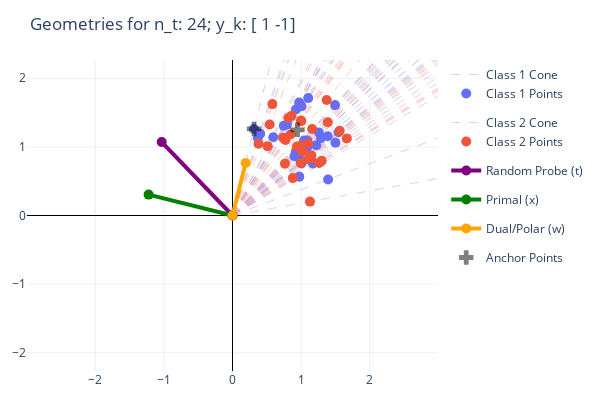
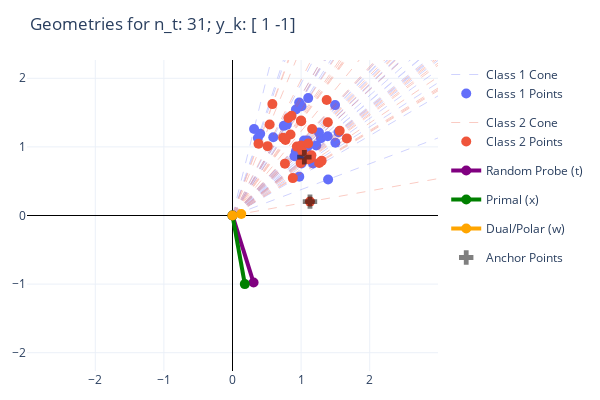
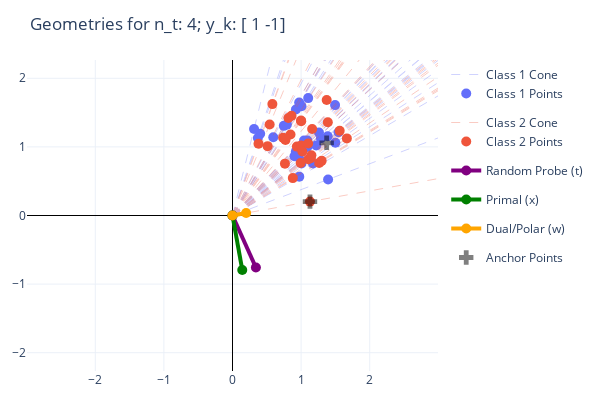
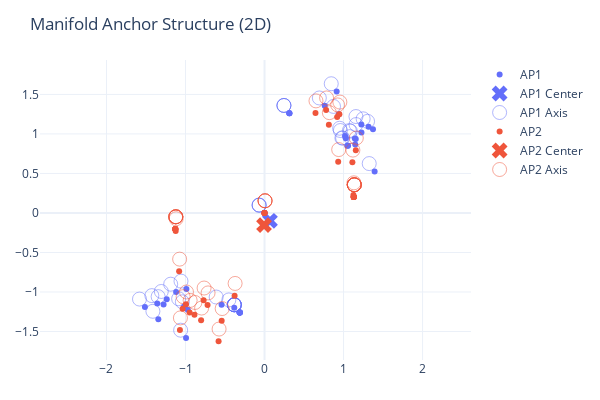

The cell these charts' notebook holds for them, in order:
### Code cell
for f in fn_figs:
    f.show()

### Figure 1 — Plotly figure (JSON) as saved in the notebook; plotly's stock layout.template omitted (floating-point values rounded to 4 significant figures)
{"data": [{"hoverinfo": "skip", "legendgroup": "group0", "line": {"color": "#636EFA", "dash": "dash", "width": 1}, "mode": "lines", "name": "Class 1 Cone", "opacity": 0.3, "type": "scatter", "x": [0.0, 6.129, NaN, 0.0, 7.78, NaN, 0.0, 7.231, NaN, 0.0, 6.118, NaN, 0.0, 8.544, NaN, 0.0, 7.23, NaN, 0.0, 6.669, NaN, 0.0, 7.316, NaN, 0.0, 6.636, NaN, 0.0, 6.591, NaN, 0.0, 6.915, NaN, 0.0, 2.677, NaN, 0.0, 9.946, NaN, 0.0, 6.626, NaN, 0.0, 4.96, NaN, 0.0, 6.671, NaN, 0.0, 5.259, NaN, 0.0, 2.454, NaN, 0.0, 3.942, NaN, 0.0, 5.992, NaN, 0.0, 9.242, NaN, 0.0, 9.201, NaN, 0.0, 8.361, NaN, 0.0, 9.914, NaN, 0.0, 6.446, NaN, 0.0, 6.455, NaN, 0.0, 8.093, NaN, 0.0, 6.377, NaN, 0.0, 10.25, NaN, 0.0, 2.083, NaN], "y": [0.0, 10.24, NaN, 0.0, 5.026, NaN, 0.0, 7.251, NaN, 0.0, 6.148, NaN, 0.0, 7.478, NaN, 0.0, 6.627, NaN, 0.0, 5.032, NaN, 0.0, 11.35, NaN, 0.0, 6.117, NaN, 0.0, 5.267, NaN, 0.0, 7.253, NaN, 0.0, 7.906, NaN, 0.0, 7.037, NaN, 0.0, 5.171, NaN, 0.0, 8.664, NaN, 0.0, 10.56, NaN, 0.0, 8.788, NaN, 0.0, 7.491, NaN, 0.0, 7.57, NaN, 0.0, 5.734, NaN, 0.0, 3.487, NaN, 0.0, 7.667, NaN, 0.0, 8.026, NaN, 0.0, 10.67, NaN, 0.0, 10.92, NaN, 0.0, 3.756, NaN, 0.0, 6.768, NaN, 0.0, 6.639, NaN, 0.0, 8.053, NaN, 0.0, 8.365, NaN]}, {"legendgroup": "group0", "marker": {"color": "#636EFA", "size": 10}, "mode": "markers", "name": "Class 1 Points", "type": "scatter", "x": [0.9239, 1.173, 1.09, 0.9223, 1.288, 1.09, 1.005, 1.103, 1.0, 0.9936, 1.042, 0.4035, 1.499, 0.9989, 0.7478, 1.006, 0.7928, 0.3699, 0.5943, 0.9034, 1.393, 1.387, 1.26, 1.495, 0.9718, 0.9731, 1.22, 0.9614, 1.545, 0.314], "y": [1.544, 0.7578, 1.093, 0.9268, 1.127, 0.9991, 0.7587, 1.711, 0.9222, 0.794, 1.093, 1.192, 1.061, 0.7795, 1.306, 1.593, 1.325, 1.129, 1.141, 0.8645, 0.5256, 1.156, 1.21, 1.609, 1.647, 0.5663, 1.02, 1.001, 1.214, 1.261]}, {"hoverinfo": "skip", "legendgroup": "group1", "line": {"color": "#EF553B", "dash": "dash", "width": 1}, "mode": "lines", "name": "Class 2 Cone", "opacity": 0.3, "type": "scatter", "x": [0.0, 11.06, NaN, 0.0, 5.121, NaN, 0.0, 6.224, NaN, 0.0, 8.378, NaN, 0.0, 5.608, NaN, 0.0, 7.328, NaN, 0.0, 3.594, NaN, 0.0, 6.588, NaN, 0.0, 7.57, NaN, 0.0, 6.643, NaN, 0.0, 4.893, NaN, 0.0, 5.069, NaN, 0.0, 7.7, NaN, 0.0, 10.36, NaN, 0.0, 5.407, NaN, 0.0, 3.856, NaN, 0.0, 5.831, NaN, 0.0, 5.706, NaN, 0.0, 7.49, NaN, 0.0, 2.512, NaN, 0.0, 9.215, NaN, 0.0, 5.096, NaN, 0.0, 6.621, NaN, 0.0, 7.628, NaN, 0.0, 6.632, NaN, 0.0, 7.315, NaN, 0.0, 8.618, NaN, 0.0, 9.106, NaN, 0.0, 6.753, NaN, 0.0, 3.393, NaN], "y": [0.0, 7.452, NaN, 0.0, 7.294, NaN, 0.0, 6.658, NaN, 0.0, 5.084, NaN, 0.0, 7.833, NaN, 0.0, 5.432, NaN, 0.0, 8.794, NaN, 0.0, 5.082, NaN, 0.0, 5.534, NaN, 0.0, 9.12, NaN, 0.0, 7.515, NaN, 0.0, 5.012, NaN, 0.0, 8.364, NaN, 0.0, 8.2, NaN, 0.0, 9.42, NaN, 0.0, 10.77, NaN, 0.0, 3.616, NaN, 0.0, 9.638, NaN, 0.0, 1.344, NaN, 0.0, 6.939, NaN, 0.0, 9.022, NaN, 0.0, 7.399, NaN, 0.0, 9.179, NaN, 0.0, 5.823, NaN, 0.0, 6.775, NaN, 0.0, 6.964, NaN, 0.0, 5.282, NaN, 0.0, 11.17, NaN, 0.0, 6.191, NaN, 0.0, 6.705, NaN]}, {"legendgroup": "group1", "marker": {"color": "#EF553B", "size": 10}, "mode": "markers", "name": "Class 2 Points", "type": "scatter", "x": [1.667, 0.7721, 0.9383, 1.263, 0.8455, 1.105, 0.5419, 0.9932, 1.141, 1.001, 0.7377, 0.7642, 1.161, 1.562, 0.8151, 0.5813, 0.879, 0.8603, 1.129, 0.3788, 1.389, 0.7683, 0.9982, 1.15, 0.9999, 1.103, 1.299, 1.373, 1.018, 0.5115], "y": [1.123, 1.1, 1.004, 0.7664, 1.181, 0.8189, 1.326, 0.7662, 0.8343, 1.375, 1.133, 0.7556, 1.261, 1.236, 1.42, 1.623, 0.5451, 1.453, 0.2026, 1.046, 1.36, 1.115, 1.384, 0.8779, 1.021, 1.05, 0.7963, 1.684, 0.9334, 1.011]}, {"line": {"color": "purple", "width": 4}, "marker": {"color": "purple", "size": 10, "symbol": "circle"}, "mode": "lines+markers", "name": "Random Probe (t)", "type": "scatter", "x": [0.0, -1.032], "y": [0.0, 1.071]}, {"line": {"color": "green", "width": 4}, "marker": {"color": "green", "size": 10, "symbol": "circle"}, "mode": "lines+markers", "name": "Primal (x)", "type": "scatter", "x": [0.0, -1.223], "y": [0.0, 0.3044]}, {"line": {"color": "orange", "width": 4}, "marker": {"color": "orange", "size": 10, "symbol": "circle"}, "mode": "lines+markers", "name": "Dual/Polar (w)", "type": "scatter", "x": [0.0, 0.1908], "y": [0.0, 0.7662]}, {"marker": {"color": "black", "opacity": 0.5, "size": 12, "symbol": "cross"}, "mode": "markers", "name": "Anchor Points", "type": "scatter", "x": [0.314, 0.9469], "y": [1.261, 1.249]}], "layout": {"height": 400, "margin": {"b": 20, "l": 20, "r": 20, "t": 60}, "title": {"text": "Geometries for n_t: 24; y_k: [ 1 -1]"}, "width": 600, "xaxis": {"range": [-2.211, 2.211], "zeroline": true, "zerolinecolor": "black", "zerolinewidth": 1}, "yaxis": {"range": [-2.211, 2.211], "scaleanchor": "x", "scaleratio": 1, "zeroline": true, "zerolinecolor": "black", "zerolinewidth": 1}}}

### Figure 2 — Plotly figure (JSON) as saved in the notebook; plotly's stock layout.template omitted (floating-point values rounded to 4 significant figures)
{"data": [{"hoverinfo": "skip", "legendgroup": "group0", "line": {"color": "#636EFA", "dash": "dash", "width": 1}, "mode": "lines", "name": "Class 1 Cone", "opacity": 0.3, "type": "scatter", "x": [0.0, 6.129, NaN, 0.0, 7.78, NaN, 0.0, 7.231, NaN, 0.0, 6.118, NaN, 0.0, 8.544, NaN, 0.0, 7.23, NaN, 0.0, 6.669, NaN, 0.0, 7.316, NaN, 0.0, 6.636, NaN, 0.0, 6.591, NaN, 0.0, 6.915, NaN, 0.0, 2.677, NaN, 0.0, 9.946, NaN, 0.0, 6.626, NaN, 0.0, 4.96, NaN, 0.0, 6.671, NaN, 0.0, 5.259, NaN, 0.0, 2.454, NaN, 0.0, 3.942, NaN, 0.0, 5.992, NaN, 0.0, 9.242, NaN, 0.0, 9.201, NaN, 0.0, 8.361, NaN, 0.0, 9.914, NaN, 0.0, 6.446, NaN, 0.0, 6.455, NaN, 0.0, 8.093, NaN, 0.0, 6.377, NaN, 0.0, 10.25, NaN, 0.0, 2.083, NaN], "y": [0.0, 10.24, NaN, 0.0, 5.026, NaN, 0.0, 7.251, NaN, 0.0, 6.148, NaN, 0.0, 7.478, NaN, 0.0, 6.627, NaN, 0.0, 5.032, NaN, 0.0, 11.35, NaN, 0.0, 6.117, NaN, 0.0, 5.267, NaN, 0.0, 7.253, NaN, 0.0, 7.906, NaN, 0.0, 7.037, NaN, 0.0, 5.171, NaN, 0.0, 8.664, NaN, 0.0, 10.56, NaN, 0.0, 8.788, NaN, 0.0, 7.491, NaN, 0.0, 7.57, NaN, 0.0, 5.734, NaN, 0.0, 3.487, NaN, 0.0, 7.667, NaN, 0.0, 8.026, NaN, 0.0, 10.67, NaN, 0.0, 10.92, NaN, 0.0, 3.756, NaN, 0.0, 6.768, NaN, 0.0, 6.639, NaN, 0.0, 8.053, NaN, 0.0, 8.365, NaN]}, {"legendgroup": "group0", "marker": {"color": "#636EFA", "size": 10}, "mode": "markers", "name": "Class 1 Points", "type": "scatter", "x": [0.9239, 1.173, 1.09, 0.9223, 1.288, 1.09, 1.005, 1.103, 1.0, 0.9936, 1.042, 0.4035, 1.499, 0.9989, 0.7478, 1.006, 0.7928, 0.3699, 0.5943, 0.9034, 1.393, 1.387, 1.26, 1.495, 0.9718, 0.9731, 1.22, 0.9614, 1.545, 0.314], "y": [1.544, 0.7578, 1.093, 0.9268, 1.127, 0.9991, 0.7587, 1.711, 0.9222, 0.794, 1.093, 1.192, 1.061, 0.7795, 1.306, 1.593, 1.325, 1.129, 1.141, 0.8645, 0.5256, 1.156, 1.21, 1.609, 1.647, 0.5663, 1.02, 1.001, 1.214, 1.261]}, {"hoverinfo": "skip", "legendgroup": "group1", "line": {"color": "#EF553B", "dash": "dash", "width": 1}, "mode": "lines", "name": "Class 2 Cone", "opacity": 0.3, "type": "scatter", "x": [0.0, 11.06, NaN, 0.0, 5.121, NaN, 0.0, 6.224, NaN, 0.0, 8.378, NaN, 0.0, 5.608, NaN, 0.0, 7.328, NaN, 0.0, 3.594, NaN, 0.0, 6.588, NaN, 0.0, 7.57, NaN, 0.0, 6.643, NaN, 0.0, 4.893, NaN, 0.0, 5.069, NaN, 0.0, 7.7, NaN, 0.0, 10.36, NaN, 0.0, 5.407, NaN, 0.0, 3.856, NaN, 0.0, 5.831, NaN, 0.0, 5.706, NaN, 0.0, 7.49, NaN, 0.0, 2.512, NaN, 0.0, 9.215, NaN, 0.0, 5.096, NaN, 0.0, 6.621, NaN, 0.0, 7.628, NaN, 0.0, 6.632, NaN, 0.0, 7.315, NaN, 0.0, 8.618, NaN, 0.0, 9.106, NaN, 0.0, 6.753, NaN, 0.0, 3.393, NaN], "y": [0.0, 7.452, NaN, 0.0, 7.294, NaN, 0.0, 6.658, NaN, 0.0, 5.084, NaN, 0.0, 7.833, NaN, 0.0, 5.432, NaN, 0.0, 8.794, NaN, 0.0, 5.082, NaN, 0.0, 5.534, NaN, 0.0, 9.12, NaN, 0.0, 7.515, NaN, 0.0, 5.012, NaN, 0.0, 8.364, NaN, 0.0, 8.2, NaN, 0.0, 9.42, NaN, 0.0, 10.77, NaN, 0.0, 3.616, NaN, 0.0, 9.638, NaN, 0.0, 1.344, NaN, 0.0, 6.939, NaN, 0.0, 9.022, NaN, 0.0, 7.399, NaN, 0.0, 9.179, NaN, 0.0, 5.823, NaN, 0.0, 6.775, NaN, 0.0, 6.964, NaN, 0.0, 5.282, NaN, 0.0, 11.17, NaN, 0.0, 6.191, NaN, 0.0, 6.705, NaN]}, {"legendgroup": "group1", "marker": {"color": "#EF553B", "size": 10}, "mode": "markers", "name": "Class 2 Points", "type": "scatter", "x": [1.667, 0.7721, 0.9383, 1.263, 0.8455, 1.105, 0.5419, 0.9932, 1.141, 1.001, 0.7377, 0.7642, 1.161, 1.562, 0.8151, 0.5813, 0.879, 0.8603, 1.129, 0.3788, 1.389, 0.7683, 0.9982, 1.15, 0.9999, 1.103, 1.299, 1.373, 1.018, 0.5115], "y": [1.123, 1.1, 1.004, 0.7664, 1.181, 0.8189, 1.326, 0.7662, 0.8343, 1.375, 1.133, 0.7556, 1.261, 1.236, 1.42, 1.623, 0.5451, 1.453, 0.2026, 1.046, 1.36, 1.115, 1.384, 0.8779, 1.021, 1.05, 0.7963, 1.684, 0.9334, 1.011]}, {"line": {"color": "purple", "width": 4}, "marker": {"color": "purple", "size": 10, "symbol": "circle"}, "mode": "lines+markers", "name": "Random Probe (t)", "type": "scatter", "x": [0.0, 0.3071], "y": [0.0, -0.9768]}, {"line": {"color": "green", "width": 4}, "marker": {"color": "green", "size": 10, "symbol": "circle"}, "mode": "lines+markers", "name": "Primal (x)", "type": "scatter", "x": [0.0, 0.1794], "y": [0.0, -0.9997]}, {"line": {"color": "orange", "width": 4}, "marker": {"color": "orange", "size": 10, "symbol": "circle"}, "mode": "lines+markers", "name": "Dual/Polar (w)", "type": "scatter", "x": [0.0, 0.1277], "y": [0.0, 0.02284]}, {"marker": {"color": "black", "opacity": 0.5, "size": 12, "symbol": "cross"}, "mode": "markers", "name": "Anchor Points", "type": "scatter", "x": [1.047, 1.129], "y": [0.8497, 0.2026]}], "layout": {"height": 400, "margin": {"b": 20, "l": 20, "r": 20, "t": 60}, "title": {"text": "Geometries for n_t: 31; y_k: [ 1 -1]"}, "width": 600, "xaxis": {"range": [-2.211, 2.211], "zeroline": true, "zerolinecolor": "black", "zerolinewidth": 1}, "yaxis": {"range": [-2.211, 2.211], "scaleanchor": "x", "scaleratio": 1, "zeroline": true, "zerolinecolor": "black", "zerolinewidth": 1}}}

### Figure 3 — Plotly figure (JSON) as saved in the notebook; plotly's stock layout.template omitted (floating-point values rounded to 4 significant figures)
{"data": [{"hoverinfo": "skip", "legendgroup": "group0", "line": {"color": "#636EFA", "dash": "dash", "width": 1}, "mode": "lines", "name": "Class 1 Cone", "opacity": 0.3, "type": "scatter", "x": [0.0, 6.129, NaN, 0.0, 7.78, NaN, 0.0, 7.231, NaN, 0.0, 6.118, NaN, 0.0, 8.544, NaN, 0.0, 7.23, NaN, 0.0, 6.669, NaN, 0.0, 7.316, NaN, 0.0, 6.636, NaN, 0.0, 6.591, NaN, 0.0, 6.915, NaN, 0.0, 2.677, NaN, 0.0, 9.946, NaN, 0.0, 6.626, NaN, 0.0, 4.96, NaN, 0.0, 6.671, NaN, 0.0, 5.259, NaN, 0.0, 2.454, NaN, 0.0, 3.942, NaN, 0.0, 5.992, NaN, 0.0, 9.242, NaN, 0.0, 9.201, NaN, 0.0, 8.361, NaN, 0.0, 9.914, NaN, 0.0, 6.446, NaN, 0.0, 6.455, NaN, 0.0, 8.093, NaN, 0.0, 6.377, NaN, 0.0, 10.25, NaN, 0.0, 2.083, NaN], "y": [0.0, 10.24, NaN, 0.0, 5.026, NaN, 0.0, 7.251, NaN, 0.0, 6.148, NaN, 0.0, 7.478, NaN, 0.0, 6.627, NaN, 0.0, 5.032, NaN, 0.0, 11.35, NaN, 0.0, 6.117, NaN, 0.0, 5.267, NaN, 0.0, 7.253, NaN, 0.0, 7.906, NaN, 0.0, 7.037, NaN, 0.0, 5.171, NaN, 0.0, 8.664, NaN, 0.0, 10.56, NaN, 0.0, 8.788, NaN, 0.0, 7.491, NaN, 0.0, 7.57, NaN, 0.0, 5.734, NaN, 0.0, 3.487, NaN, 0.0, 7.667, NaN, 0.0, 8.026, NaN, 0.0, 10.67, NaN, 0.0, 10.92, NaN, 0.0, 3.756, NaN, 0.0, 6.768, NaN, 0.0, 6.639, NaN, 0.0, 8.053, NaN, 0.0, 8.365, NaN]}, {"legendgroup": "group0", "marker": {"color": "#636EFA", "size": 10}, "mode": "markers", "name": "Class 1 Points", "type": "scatter", "x": [0.9239, 1.173, 1.09, 0.9223, 1.288, 1.09, 1.005, 1.103, 1.0, 0.9936, 1.042, 0.4035, 1.499, 0.9989, 0.7478, 1.006, 0.7928, 0.3699, 0.5943, 0.9034, 1.393, 1.387, 1.26, 1.495, 0.9718, 0.9731, 1.22, 0.9614, 1.545, 0.314], "y": [1.544, 0.7578, 1.093, 0.9268, 1.127, 0.9991, 0.7587, 1.711, 0.9222, 0.794, 1.093, 1.192, 1.061, 0.7795, 1.306, 1.593, 1.325, 1.129, 1.141, 0.8645, 0.5256, 1.156, 1.21, 1.609, 1.647, 0.5663, 1.02, 1.001, 1.214, 1.261]}, {"hoverinfo": "skip", "legendgroup": "group1", "line": {"color": "#EF553B", "dash": "dash", "width": 1}, "mode": "lines", "name": "Class 2 Cone", "opacity": 0.3, "type": "scatter", "x": [0.0, 11.06, NaN, 0.0, 5.121, NaN, 0.0, 6.224, NaN, 0.0, 8.378, NaN, 0.0, 5.608, NaN, 0.0, 7.328, NaN, 0.0, 3.594, NaN, 0.0, 6.588, NaN, 0.0, 7.57, NaN, 0.0, 6.643, NaN, 0.0, 4.893, NaN, 0.0, 5.069, NaN, 0.0, 7.7, NaN, 0.0, 10.36, NaN, 0.0, 5.407, NaN, 0.0, 3.856, NaN, 0.0, 5.831, NaN, 0.0, 5.706, NaN, 0.0, 7.49, NaN, 0.0, 2.512, NaN, 0.0, 9.215, NaN, 0.0, 5.096, NaN, 0.0, 6.621, NaN, 0.0, 7.628, NaN, 0.0, 6.632, NaN, 0.0, 7.315, NaN, 0.0, 8.618, NaN, 0.0, 9.106, NaN, 0.0, 6.753, NaN, 0.0, 3.393, NaN], "y": [0.0, 7.452, NaN, 0.0, 7.294, NaN, 0.0, 6.658, NaN, 0.0, 5.084, NaN, 0.0, 7.833, NaN, 0.0, 5.432, NaN, 0.0, 8.794, NaN, 0.0, 5.082, NaN, 0.0, 5.534, NaN, 0.0, 9.12, NaN, 0.0, 7.515, NaN, 0.0, 5.012, NaN, 0.0, 8.364, NaN, 0.0, 8.2, NaN, 0.0, 9.42, NaN, 0.0, 10.77, NaN, 0.0, 3.616, NaN, 0.0, 9.638, NaN, 0.0, 1.344, NaN, 0.0, 6.939, NaN, 0.0, 9.022, NaN, 0.0, 7.399, NaN, 0.0, 9.179, NaN, 0.0, 5.823, NaN, 0.0, 6.775, NaN, 0.0, 6.964, NaN, 0.0, 5.282, NaN, 0.0, 11.17, NaN, 0.0, 6.191, NaN, 0.0, 6.705, NaN]}, {"legendgroup": "group1", "marker": {"color": "#EF553B", "size": 10}, "mode": "markers", "name": "Class 2 Points", "type": "scatter", "x": [1.667, 0.7721, 0.9383, 1.263, 0.8455, 1.105, 0.5419, 0.9932, 1.141, 1.001, 0.7377, 0.7642, 1.161, 1.562, 0.8151, 0.5813, 0.879, 0.8603, 1.129, 0.3788, 1.389, 0.7683, 0.9982, 1.15, 0.9999, 1.103, 1.299, 1.373, 1.018, 0.5115], "y": [1.123, 1.1, 1.004, 0.7664, 1.181, 0.8189, 1.326, 0.7662, 0.8343, 1.375, 1.133, 0.7556, 1.261, 1.236, 1.42, 1.623, 0.5451, 1.453, 0.2026, 1.046, 1.36, 1.115, 1.384, 0.8779, 1.021, 1.05, 0.7963, 1.684, 0.9334, 1.011]}, {"line": {"color": "purple", "width": 4}, "marker": {"color": "purple", "size": 10, "symbol": "circle"}, "mode": "lines+markers", "name": "Random Probe (t)", "type": "scatter", "x": [0.0, 0.3409], "y": [0.0, -0.758]}, {"line": {"color": "green", "width": 4}, "marker": {"color": "green", "size": 10, "symbol": "circle"}, "mode": "lines+markers", "name": "Primal (x)", "type": "scatter", "x": [0.0, 0.1423], "y": [0.0, -0.7938]}, {"line": {"color": "orange", "width": 4}, "marker": {"color": "orange", "size": 10, "symbol": "circle"}, "mode": "lines+markers", "name": "Dual/Polar (w)", "type": "scatter", "x": [0.0, 0.1986], "y": [0.0, 0.03571]}, {"marker": {"color": "black", "opacity": 0.5, "size": 12, "symbol": "cross"}, "mode": "markers", "name": "Anchor Points", "type": "scatter", "x": [1.372, 1.129], "y": [1.06, 0.2026]}], "layout": {"height": 400, "margin": {"b": 20, "l": 20, "r": 20, "t": 60}, "title": {"text": "Geometries for n_t: 4; y_k: [ 1 -1]"}, "width": 600, "xaxis": {"range": [-2.211, 2.211], "zeroline": true, "zerolinecolor": "black", "zerolinewidth": 1}, "yaxis": {"range": [-2.211, 2.211], "scaleanchor": "x", "scaleratio": 1, "zeroline": true, "zerolinecolor": "black", "zerolinewidth": 1}}}

### Figure 4 — Plotly figure (JSON) as saved in the notebook; plotly's stock layout.template omitted (floating-point values rounded to 4 significant figures)
{"data": [{"marker": {"color": "#636EFA"}, "mode": "markers", "name": "AP1", "type": "scatter", "x": [1.057, -0.314, 1.393, 0.0, 1.372, -0.314, -0.314, 1.148, -1.018, 1.142, -1.278, 1.225, -0.314, -0.3828, -0.9885, 0.314, 0.9413, 0.0, 0.0, -0.314, 0.9127, -0.993, -1.514, -0.5434, 0.314, 0.7621, -1.119, -1.238, 0.314, -0.314, -1.344, 1.047, 1.316, -1.357, 1.028, -0.314, 1.155, -0.9716, 1.019, 1.226], "y": [0.8489, -1.261, 0.5256, 0.0, 1.06, -1.261, -1.261, 0.8668, -1.185, 0.9434, -1.158, 1.121, -1.261, -1.2, -0.962, 1.261, 1.249, 0.0, 0.0, -1.261, 1.536, -1.583, -1.189, -1.163, 1.261, 1.356, -1.001, -1.093, 1.261, -1.261, -1.343, 0.8497, 1.092, -1.145, 0.9439, -1.261, 0.9368, -1.224, 0.9725, 1.02]}, {"marker": {"color": "#636EFA", "size": 14, "symbol": "x"}, "mode": "markers", "name": "AP1 Center", "type": "scatter", "x": [0.06858], "y": [-0.09925]}, {"marker": {"color": "#636EFA", "opacity": 0.5, "size": 14, "symbol": "circle-open"}, "mode": "markers", "name": "AP1 Axis", "type": "scatter", "x": [0.9887, -0.3826, 1.325, -0.06858, 1.304, -0.3826, -0.3826, 1.079, -1.087, 1.074, -1.346, 1.157, -0.3826, -0.4514, -1.057, 0.2454, 0.8727, -0.06858, -0.06858, -0.3826, 0.8441, -1.062, -1.582, -0.612, 0.2454, 0.6935, -1.187, -1.306, 0.2454, -0.3826, -1.412, 0.9787, 1.248, -1.426, 0.9596, -0.3826, 1.086, -1.04, 0.9505, 1.158], "y": [0.9481, -1.162, 0.6249, 0.09925, 1.159, -1.162, -1.162, 0.966, -1.086, 1.043, -1.059, 1.22, -1.162, -1.101, -0.8628, 1.36, 1.348, 0.09925, 0.09925, -1.162, 1.635, -1.483, -1.09, -1.064, 1.36, 1.455, -0.9014, -0.9934, 1.36, -1.162, -1.244, 0.9489, 1.191, -1.046, 1.043, -1.162, 1.036, -1.124, 1.072, 1.119]}, {"marker": {"color": "#EF553B"}, "mode": "markers", "name": "AP2", "type": "scatter", "x": [1.129, -0.771, 0.9321, 0.0, 1.129, -0.8868, -0.7207, 1.129, -0.9941, 1.125, -1.129, 1.129, -1.036, -0.5425, -1.129, 0.8142, 0.919, 0.0, 0.0, -0.5813, 0.6447, -0.8026, -1.081, -0.3788, 0.9469, 0.7792, -1.129, -1.129, 0.0, -0.9475, -1.129, 1.129, 1.112, -1.129, 1.129, -1.071, 1.155, -1.125, 1.129, 1.129], "y": [0.2026, -1.104, 0.6479, 0.0, 0.2026, -1.287, -1.166, 0.2026, -1.154, 0.2272, -0.2026, 0.2026, -1.213, -1.364, -0.2026, 1.115, 1.213, 0.0, 0.0, -1.623, 1.264, -1.357, -0.7384, -1.046, 1.249, 1.301, -0.2026, -0.2026, 0.0, -1.261, -0.2026, 0.2026, 0.6412, -0.2026, 0.2026, -1.482, 0.7944, -0.2272, 0.2026, 0.2026]}, {"marker": {"color": "#EF553B", "size": 14, "symbol": "x"}, "mode": "markers", "name": "AP2 Center", "type": "scatter", "x": [-0.006292], "y": [-0.1541]}, {"marker": {"color": "#EF553B", "opacity": 0.5, "size": 14, "symbol": "circle-open"}, "mode": "markers", "name": "AP2 Axis", "type": "scatter", "x": [1.135, -0.7647, 0.9384, 0.006292, 1.135, -0.8805, -0.7145, 1.135, -0.9878, 1.131, -1.123, 1.135, -1.03, -0.5362, -1.123, 0.8205, 0.9253, 0.006292, 0.006292, -0.575, 0.651, -0.7963, -1.074, -0.3725, 0.9532, 0.7854, -1.123, -1.123, 0.006292, -0.9412, -1.123, 1.135, 1.118, -1.123, 1.135, -1.064, 1.161, -1.118, 1.135, 1.135], "y": [0.3567, -0.9499, 0.802, 0.1541, 0.3567, -1.133, -1.012, 0.3567, -0.9999, 0.3813, -0.04843, 0.3567, -1.059, -1.21, -0.04843, 1.269, 1.367, 0.1541, 0.1541, -1.469, 1.418, -1.203, -0.5843, -0.892, 1.403, 1.455, -0.04843, -0.04843, 0.1541, -1.107, -0.04843, 0.3567, 0.7954, -0.04843, 0.3567, -1.328, 0.9485, -0.07311, 0.3567, 0.3567]}], "layout": {"height": 400, "margin": {"b": 40, "l": 40, "r": 40, "t": 60}, "title": {"text": "Manifold Anchor Structure (2D)"}, "width": 600, "xaxis": {"scaleanchor": "y", "scaleratio": 1}, "yaxis": {"constrain": "domain"}}}
